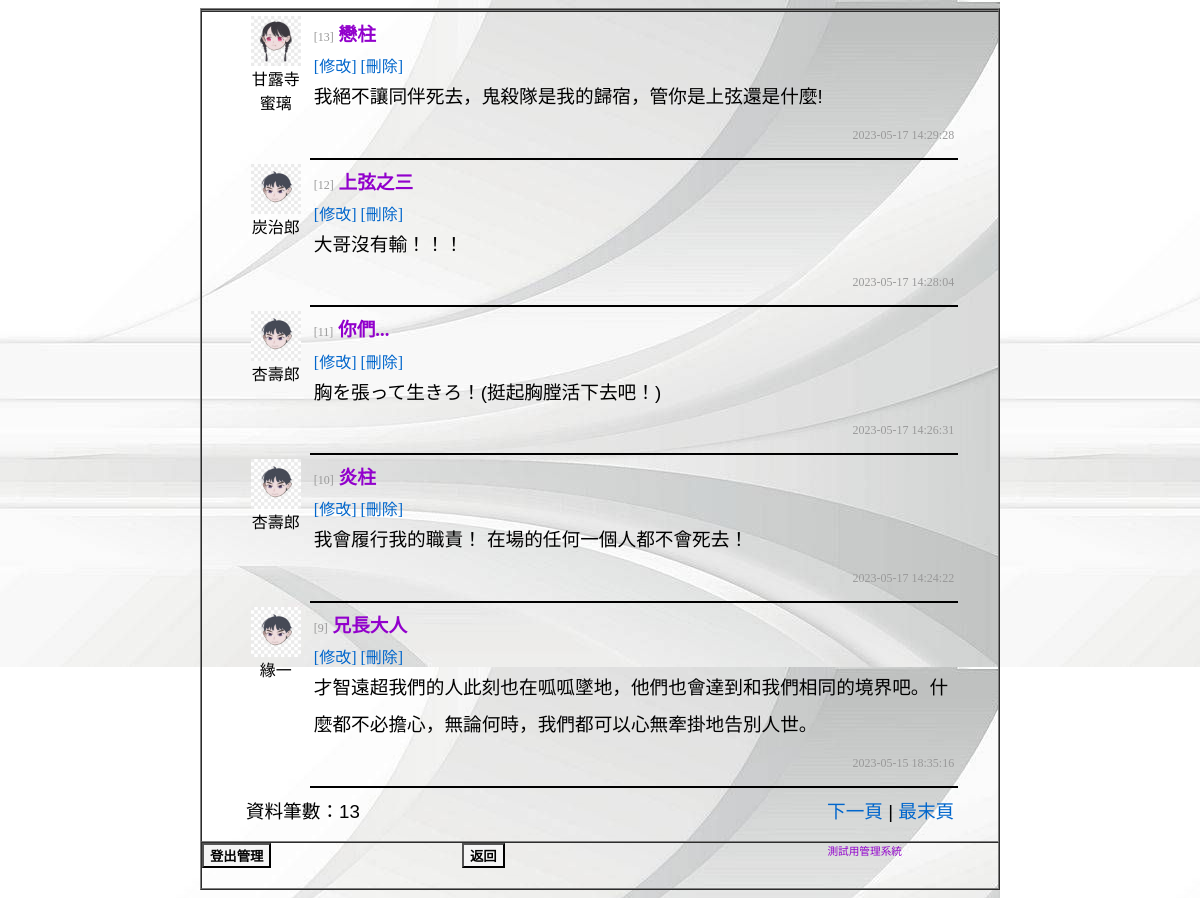
The page /board_admin.php (signed in) on the database its author committed.
### tables this page shows
CREATE TABLE `board` (
  `boardid` int(11) UNSIGNED NOT NULL,
  `boardname` varchar(50) DEFAULT NULL,
  `boardsex` enum('男','女') NOT NULL DEFAULT '男',
  `boardsubject` varchar(100) DEFAULT NULL,
  `boardtime` datetime DEFAULT NULL,
  `boardcontent` text DEFAULT NULL
);

### board_admin.php (the view, shortened to what this page needs)
<?php
require_once("conn.php");
$pageRow_records = 5;
$num_pages = 1;
$startRow_records = ($num_pages -1) * $pageRow_records;
$query_RecBoard = "SELECT * FROM board ORDER BY boardtime DESC";
$query_limit_RecBoard = $query_RecBoard." LIMIT {$startRow_records}, {$pageRow_records}";
$RecBoard = $db_link->query($query_limit_RecBoard);
$all_RecBoard = $db_link->query($query_RecBoard);
$total_records = $all_RecBoard->num_rows;
$total_pages = ceil($total_records/$pageRow_records);
?>
<html>
<head>
<link href="style.css" rel="stylesheet" type="text/css">
</head>
<body bgcolor="#ffffff">
<table width="800" border="1" align="center" cellpadding="0" cellspacing="0">
  <tr>
    <td></td>
  </tr>
  <tr>
    <td><div id="mainRegion">
        <?php	while($row_RecBoard=$RecBoard->fetch_assoc()){ ?>
        <table width="90%" border="0" align="center" cellpadding="4" cellspacing="0">
          <tr valign="top" class="underline">
            <td width="60" align="center"><?php if($row_RecBoard["boardsex"]=="男"){;?>
              <img src="images/men.jpg" alt="男" width="50" height="50">
              <?php }else{?>
              <img src="images/women.jpg" alt="女" width="50" height="50">
              <?php }?>
              <br>
              <span class="postname"><?php echo $row_RecBoard["boardname"];?></span></td>
            <td class="underline">
              <span class="smalltext">[<?php echo $row_RecBoard["boardid"];?>]</span><span class="heading"> <?php echo $row_RecBoard["boardsubject"];?></span>
              <div class="actiondiv"><a href="board_adminfix.php?id=<?php echo $row_RecBoard["boardid"];?>">[修改]</a>&nbsp;<a href="board_admindel.php?id=<?php echo $row_RecBoard["boardid"];?>">[刪除]</a></div>
              <p><?php echo nl2br($row_RecBoard["boardcontent"]);?></p>
              <p align="right" class="smalltext"><?php echo $row_RecBoard["boardtime"];?>
              </p>
            </td>
          </tr>
        </table>
        <?php }?>
        <table width="90%" border="0" align="center" cellpadding="4" cellspacing="0">
          <tr>
            <td valign="middle"><p>資料筆數：<?php echo $total_records;?></p></td>
            <td align="right"><p>
                <?php if ($num_pages < $total_pages) {  ?>
                <a href="?page=<?php echo $num_pages+1;?>">下一頁</a> | <a href="?page=<?php echo $total_pages;?>">最末頁</a>
                <?php }?>
              </p></td>
          </tr>
        </table>
      </div></td>
  </tr>
  <tr>
    <td><table align="left" border="0" cellpadding="0" cellspacing="0" width="700">
        <tr>
          <td class="button-cell">
            <form action="" method="get">
              <input type="submit" value="登出管理">
            </form>
          </td>
          <td class="button-cell">
            <form action="member_admin.php" method="get">
              <input type="submit" value="返回">
            </form>
          </td>
          <td align="right" valign="top" class="trademark">測試用管理系統</td>
        </tr>
    </table></td>
  </tr>
</table>
</body>
</html>

### style.css (style rules this page uses)
p,ol { font-family: Verdana, Arial, Helvetica, sans-serif; font-size: 14pt; line-height: 200%; margin-top: 1px; margin-bottom: 7px; }
form { margin: 0px; }
a { text-decoration: none; }
a:link { color: #0066CC; }
.heading { font-family: "標楷體"; font-size: 14pt; color: #9200cc; line-height: 200%; font-weight: bold; }
.smalltext { font-size: 12px; color: #999999; font-family: Georgia, "Times New Roman", Times, serif; vertical-align: middle; }
.trademark { font-family: Verdana, Arial, Helvetica, sans-serif; font-size: 8pt; color: #9200cc; }
.underline { border-bottom: 2px solid black; }
.button-cell { text-align: center; }
.button-cell input[type="submit"], .button-cell input[type="reset"], .button-cell input[type="button"] { background-color: whitesmoke; font-weight: bold; color: black; }
form { display: flex; flex-wrap: wrap; margin-bottom: 20px; }
table { animation: float 4s ease-in-out infinite; }
body { background-image: url('images/bg001.jpg'); }

### rows shown on the page
board: boardname "甘露寺蜜璃", boardid "13", boardsubject "戀柱", boardcontent "我絕不讓同伴死去，鬼殺隊是我的歸宿，管你是上弦還是什麼!", boardtime "2023-05-17 14:29:28"
board: boardname "炭治郎", boardid "12", boardsubject "上弦之三", boardcontent "大哥沒有輸！！！", boardtime "2023-05-17 14:28:04"
board: boardname "杏壽郎", boardid "11", boardsubject "你們...", boardcontent "胸を張って生きろ！(挺起胸膛活下去吧！)", boardtime "2023-05-17 14:26:31"
board: boardname "杏壽郎", boardid "10", boardsubject "炎柱", boardcontent "我會履行我的職責！ 在場的任何一個人都不會死去！", boardtime "2023-05-17 14:24:22"
board: boardname "緣一", boardid "9", boardsubject "兄長大人", boardcontent "才智遠超我們的人此刻也在呱呱墜地，他們也會達到和我們相同的境界吧。什麼都不必擔心，無論何時，我們都可以心無牽掛地告別人世。", boardtime "2023-05-15 18:35:16"

### other values the page prints
$total_records "13"
